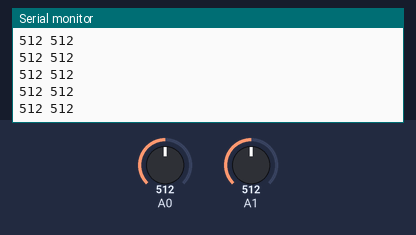
The sketch below on a simulated Arduino Uno, built with avr-gcc and run on an emulated ATmega328P. Shown: the last lines printed to the serial monitor. The test bench sets the inputs (shaded band); at power-on: A0 = 512, A1 = 512.

Above: at 1.2 s.
1.3 s: A0 set to 716
At 1.68 s:
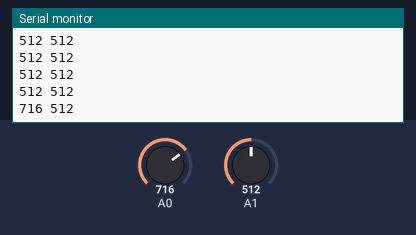
2.8 s: A1 set to 716
At 2.94 s:
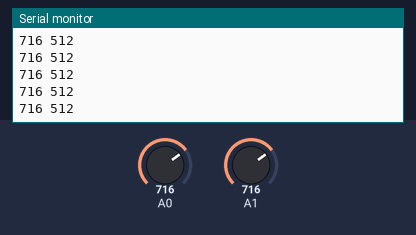
4.3 s: A0 set to 900
At 4.44 s:
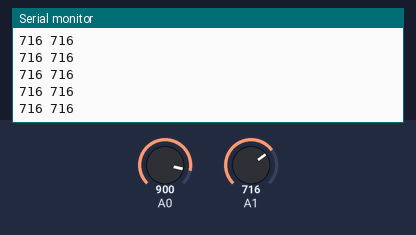
5.8 s: A1 set to 900
At 5.94 s:
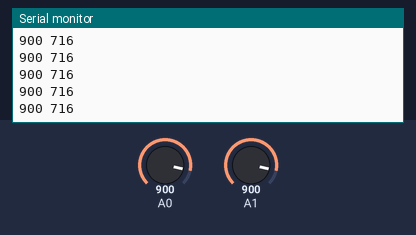
Timing chart, 0 to 8.3 s (numbered marks = the images above; inputs shaded):
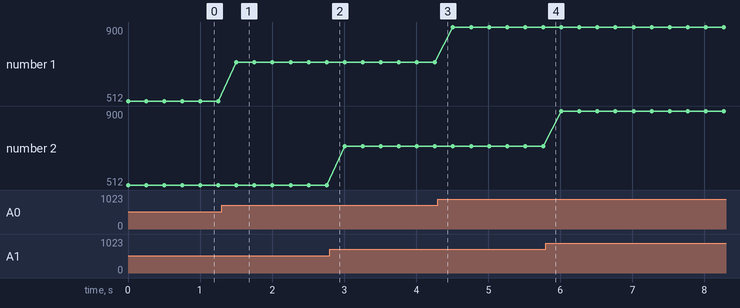

The sketch:

BoardFile.ino
```cpp
void setup()
{
  Serial.begin(9600);
}

void loop()
{
  //Reads analog pin data
  int sensorValue_00 = analogRead(A0);
  int sensorValue_01 = analogRead(A1);

  //Writes pin data in one line to serial with space seporator.
  Serial.print(sensorValue_00);
  Serial.print(" ");
  Serial.println(sensorValue_01);

  // Delay in between reads for stability
  delay(250);
}
```

Measured:
- after the input at 1.3 s, the serial monitor: prints a new line after 0.20 s (image 1)
- plotted number 1: 512 → 716 after the input at 1.3 s, 716 → 900 after the input at 4.3 s
